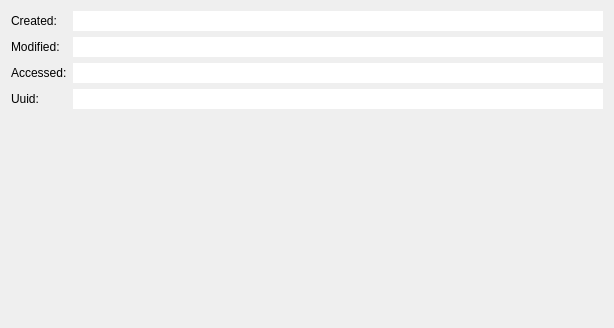
<?xml version="1.0" encoding="UTF-8"?>
<ui version="4.0">
 <class>EditGroupWidgetAdvanced</class>
 <widget class="QWidget" name="EditGroupWidgetAdvanced">
  <property name="geometry">
   <rect>
    <x>0</x>
    <y>0</y>
    <width>614</width>
    <height>328</height>
   </rect>
  </property>
  <layout class="QFormLayout" name="formLayout">
   <property name="fieldGrowthPolicy">
    <enum>QFormLayout::ExpandingFieldsGrow</enum>
   </property>
   <item row="1" column="1">
    <widget class="QLineEdit" name="createdEdit">
     <property name="sizePolicy">
      <sizepolicy hsizetype="Expanding" vsizetype="Fixed">
       <horstretch>0</horstretch>
       <verstretch>0</verstretch>
      </sizepolicy>
     </property>
     <property name="frame">
      <bool>false</bool>
     </property>
     <property name="readOnly">
      <bool>true</bool>
     </property>
    </widget>
   </item>
   <item row="2" column="1">
    <widget class="QLineEdit" name="modifiedEdit">
     <property name="sizePolicy">
      <sizepolicy hsizetype="Expanding" vsizetype="Fixed">
       <horstretch>0</horstretch>
       <verstretch>0</verstretch>
      </sizepolicy>
     </property>
     <property name="frame">
      <bool>false</bool>
     </property>
     <property name="readOnly">
      <bool>true</bool>
     </property>
    </widget>
   </item>
   <item row="1" column="0">
    <widget class="QLabel" name="label_2">
     <property name="text">
      <string>Created:</string>
     </property>
    </widget>
   </item>
   <item row="2" column="0">
    <widget class="QLabel" name="label">
     <property name="text">
      <string>Modified:</string>
     </property>
    </widget>
   </item>
   <item row="3" column="0">
    <widget class="QLabel" name="label_3">
     <property name="text">
      <string>Accessed:</string>
     </property>
    </widget>
   </item>
   <item row="3" column="1">
    <widget class="QLineEdit" name="accessedEdit">
     <property name="frame">
      <bool>false</bool>
     </property>
     <property name="readOnly">
      <bool>true</bool>
     </property>
    </widget>
   </item>
   <item row="4" column="0">
    <widget class="QLabel" name="label_4">
     <property name="text">
      <string>Uuid:</string>
     </property>
    </widget>
   </item>
   <item row="4" column="1">
    <widget class="QLineEdit" name="uuidEdit">
     <property name="frame">
      <bool>false</bool>
     </property>
     <property name="readOnly">
      <bool>true</bool>
     </property>
    </widget>
   </item>
  </layout>
 </widget>
 <resources/>
 <connections/>
</ui>
